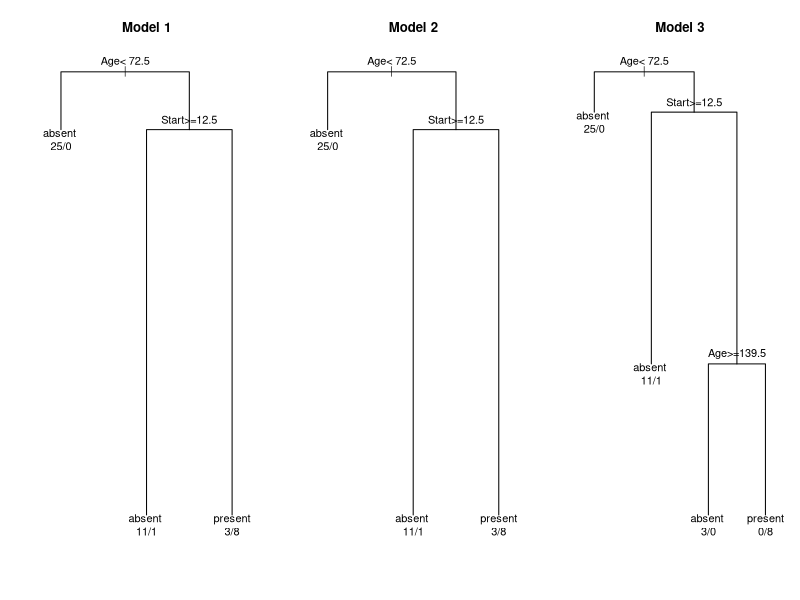

The R source for this figure:
###################################################################################
## This code is part of Data Science Dojo's bootcamp
## Copyright (C) 2015

## Objective: Machine learning of Kyphosis classification with decision tree
## Data source: kyphosis data set in "rpart" package
## Please install "rpart" package: install.packages("rpart")
###################################################################################

## load the library
library(rpart)

## DATA EXPLORATION
## load the kyphosis data
data(kyphosis)
## explore the data set
str(kyphosis)
dim(kyphosis)

## BUILD MODEL 1
## randomly choose 60% of the data set as training data
set.seed(17)
random.rows.train <- sample(1:nrow(kyphosis), 0.6*nrow(kyphosis), replace=F)
kyphosis.train <- kyphosis[random.rows.train,]
dim(kyphosis.train)
## select the other 40% as the testing data
random.rows.test <- setdiff(1:nrow(kyphosis),random.rows.train)
kyphosis.test <- kyphosis[random.rows.test,]
dim(kyphosis.test)
## fitting decision model on training set
set.seed(102)
kyphosis.model1 <- rpart(Kyphosis ~ Age + Number + Start, data = kyphosis.train)

## MODEL 1 EVALUATION
## make prediction using decision model
kyphosis.test.predictions1 <- predict(kyphosis.model1, kyphosis.test, type = "class")
## extract out the observations in testing set
kyphosis.test.observations <- kyphosis.test[,1]
## show the confusion matrix
confusion.matrix1 <- table(kyphosis.test.predictions1, kyphosis.test.observations)
confusion.matrix1
## accuracy
accuracy1 <- sum(diag(confusion.matrix1)) / sum(confusion.matrix1)
accuracy1
## precision
precision1 <- confusion.matrix1[2,2] / sum(confusion.matrix1[2,])
precision1
## recall
recall1 <- confusion.matrix1[2,2] / sum(confusion.matrix1[,2])
recall1
## F1 score
F1.score1 <- 2 * precision1 * recall1 / (precision1 + recall1)
F1.score1

## BUILD MODEL 2
table(kyphosis.train$Kyphosis)
## fitting decision model on training set
set.seed(102)
kyphosis.model2 <- rpart(Kyphosis ~ Age + Number + Start, data = kyphosis.train, parms = list(split = "information"))

## MODEL 2 EVALUATION
## make prediction using decision model
kyphosis.test.predictions2 <- predict(kyphosis.model2, kyphosis.test, type = "class")
## show the confusion matrix
confusion.matrix2 <- table(kyphosis.test.predictions2, kyphosis.test.observations)
confusion.matrix2
## accuracy
accuracy2 <- sum(diag(confusion.matrix2)) / sum(confusion.matrix2)
accuracy2
## precision
precision2 <- confusion.matrix2[2,2] / sum(confusion.matrix2[2,])
precision2
## recall
recall2 <- confusion.matrix2[2,2] / sum(confusion.matrix2[,2])
recall2
## F1 score
F1.score2 <- 2 * precision2 * recall2 / (precision2 + recall2)
F1.score2

## BUILD MODEL 3
## fitting decision model on training set
set.seed(102)
kyphosis.model3 <- rpart(Kyphosis ~ Age + Number + Start, data = kyphosis.train, control = rpart.control(cp = 0.1, minsplit = 10))

## MODEL 3 EVALUATION
## make prediction using decision model
kyphosis.test.predictions3 <- predict(kyphosis.model3, kyphosis.test, type = "class")
## show the confusion matrix
confusion.matrix3 <- table(kyphosis.test.predictions3, kyphosis.test.observations)
confusion.matrix3
## accuracy
accuracy3 <- sum(diag(confusion.matrix3)) / sum(confusion.matrix3)
accuracy3
## precision
precision3 <- confusion.matrix3[2,2] / sum(confusion.matrix3[2,])
precision3
## recall
recall3 <- confusion.matrix3[2,2] / sum(confusion.matrix3[,2])
recall3
## F1 score
F1.score3 <- 2 * precision3 * recall3 / (precision3 + recall3)
F1.score3

## VISUALIZE THE THREE MODELS
par(mfrow = c(1,3), xpd = TRUE)
plot(kyphosis.model1)
title(main = "Model 1")
text(kyphosis.model1, use.n = TRUE)
plot(kyphosis.model2)
title(main = "Model 2")
text(kyphosis.model2, use.n = TRUE)
plot(kyphosis.model3)
title(main = "Model 3")
text(kyphosis.model3, use.n = TRUE)

## EXERCISE
## Several parameters of rpart function can be used to tune the tree. Some parameters used in the above 3 models are:
## parms = list(split = "information"))
## rpart.control(cp = 0.1, minsplit = 10)
## Check out the mannual of rpart at http://cran.r-project.org/web/packages/rpart/rpart.pdf. Fine-tune the paramters, could you build a better decision tree model with less error?
